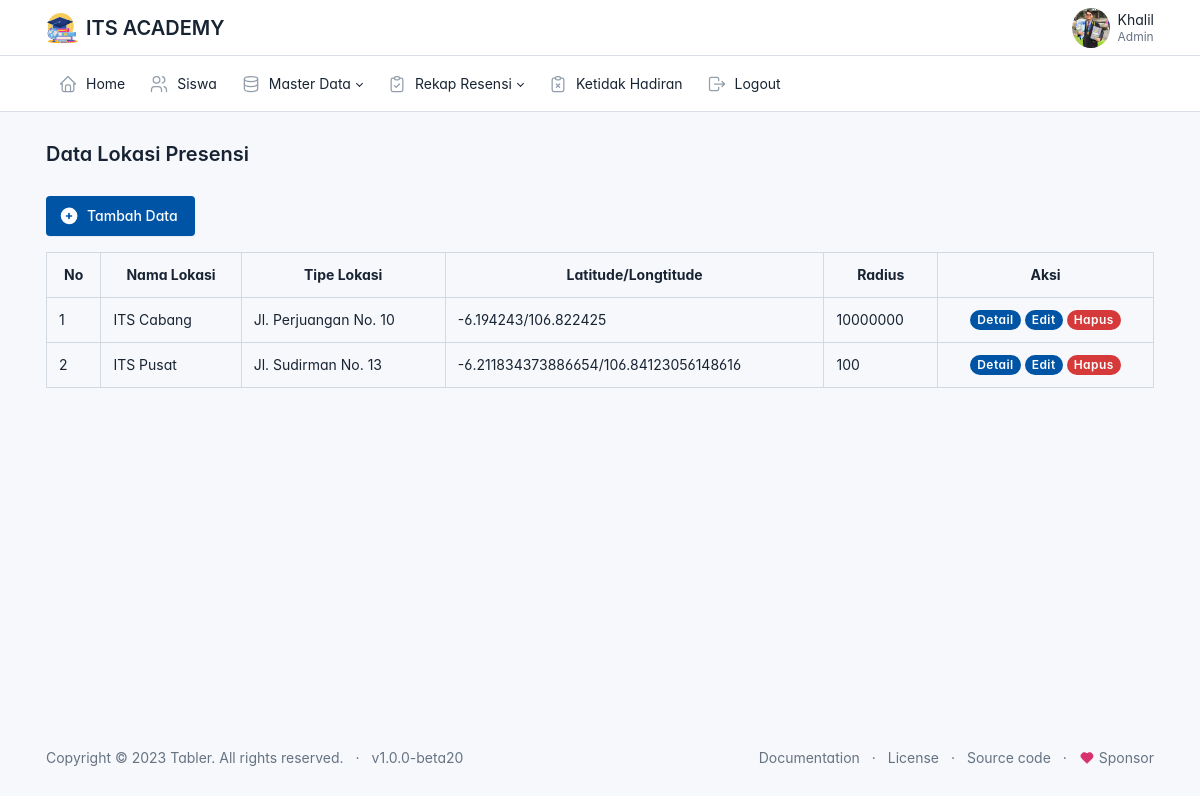
The page /admin/data_lokasi_presensi/lokasi_presensi.php (signed in) on the database its author committed.
### tables this page shows
CREATE TABLE `user` (
  `id` int(11) NOT NULL,
  `id_pegawai` int(11) NOT NULL,
  `username` varchar(225) NOT NULL,
  `password` varchar(225) NOT NULL,
  `status` varchar(20) NOT NULL,
  `role` varchar(20) NOT NULL
);

CREATE TABLE `siswa` (
  `id` int(11) NOT NULL,
  `nisn` varchar(50) NOT NULL,
  `nama` varchar(225) NOT NULL,
  `jenis_kelamin` varchar(10) NOT NULL,
  `alamat` varchar(225) NOT NULL,
  `no_handphone` varchar(20) NOT NULL,
  `kelas` varchar(50) NOT NULL,
  `lokasi_presensi` varchar(50) NOT NULL,
  `foto` varchar(225) NOT NULL
);

CREATE TABLE `lokasi_presensi` (
  `id` int(11) NOT NULL,
  `nama_lokasi` varchar(225) NOT NULL,
  `alamat_lokasi` varchar(225) NOT NULL,
  `tipe_lokasi` varchar(225) NOT NULL,
  `latitude` varchar(50) NOT NULL,
  `longtitude` varchar(50) NOT NULL,
  `radius` int(11) NOT NULL,
  `zona_waktu` varchar(4) NOT NULL,
  `jam_masuk` time NOT NULL,
  `jam_pulang` time NOT NULL
);

### siswa/config.php (called while the page is built, shortened)
<?php
function base_url($url = null)
{
    $base_url = 'http://localhost/presensi';
    if($url != null){
        return $base_url . '/'.$url;
    }else{
        return $base_url;
    }
}
?>

### admin/data_lokasi_presensi/lokasi_presensi.php (the view, shortened to what this page needs)
<?php
$judul = "Data Lokasi Presensi";
include ('../layout/header.php');
require_once('../../siswa/config.php');
$result = mysqli_query($connection,"SELECT * FROM lokasi_presensi ORDER BY id DESC");
?>
<div class="page-body">
    <div class="container-xl">
        <a href="<?=base_url('admin/data_lokasi_presensi/tambah.php')?>" class="btn btn-primary">Tambah Data</a>
        <table class="table table-bordered mt-3">
            <tr class="text-center">
                <th>No</th>
                <th>Nama Lokasi</th>
                <th>Tipe Lokasi</th>
                <th>Latitude/Longtitude</th>
                <th>Radius</th>
                <th>Aksi</th>
            </tr>
            <?php if(mysqli_num_rows($result) === 0)  { ?>
            <tr>
                <td colspan="6">Data Kosong, silahkan tambahkan data baru</td>
            </tr>
            <?php } else {?>
            <?php $no = 1;
                while($lokasi = mysqli_fetch_array($result)) : ?>
            <tr>
                <td><?= $no++ ?></td>
                <td><?= $lokasi['nama_lokasi'] ?></td>
                <td><?= $lokasi['alamat_lokasi'] ?></td>
                <td><?= $lokasi['latitude'] . '/' . $lokasi['longtitude'] ?></td>
                <td><?= $lokasi['radius'] ?></td>
                <td class="text-center">
                    <a href="<?= base_url('admin/data_lokasi_presensi/detail.php?id='.$lokasi['id'])?>"
                        class="badge badge-pill bg-primary">Detail</a>
                    <a href="<?= base_url('admin/data_lokasi_presensi/edit.php?id='.$lokasi['id'])?>"
                        class="badge badge-pill bg-primary">Edit</a>
                    <a href="<?= base_url('admin/data_lokasi_presensi/hapus.php?id='.$lokasi['id'])?>"
                        class="badge badge-pill bg-danger tombol-hapus">Hapus</a>
                </td>
            </tr>
            <?php endwhile; ?>
            <?php } ?>
        </table>
    </div>
</div>
<?php include('../layout/footer.php') ?>

### admin/layout/header.php (shortened to what this page needs)
<?php
global $judul;
require_once('../../siswa/config.php')
?>
<!doctype html>
<html lang="en">
<head>
    <link href="<?php echo base_url('asset/css/tabler.min.css?1692870487') ?>" rel="stylesheet" />
    <link href="<?php echo base_url('asset/css/tabler-vendors.min.css?1692870487')?>" rel="stylesheet" />
    <link href="<?php echo base_url('asset/css/demo.min.css?1692870487') ?>" rel="stylesheet" />
</head>
<body>
    <div class="page">
        <header class="navbar navbar-expand-md d-print-none">
            <div class="container-xl">
                <h1 class="navbar-brand navbar-brand-autodark d-none-navbar-horizontal pe-0 pe-md-3">
                    <a href=".">
                        <img src="<?php echo base_url('asset/img/ITS.svg')?>" width="110" height="32" alt="Tabler"
                            class="navbar-brand-image">
                    </a>
                    <span class="w-110 h-32 ">ITS ACADEMY</span>
                </h1>
                <div class="navbar-nav flex-row order-md-last">
                    <?php
                    $id = $_SESSION['id'];
                    $result = mysqli_query($connection,"SELECT user.id_pegawai,user.username,user.status,user.role, siswa. * FROM user JOIN siswa ON user.id_pegawai = siswa.id where siswa.id=$id");
                     ?>
                    <?php while($siswa = mysqli_fetch_array($result)) : ?>
                    <div class="nav-item dropdown">
                        <a href="#" class="nav-link d-flex lh-1 text-reset p-0" data-bs-toggle="dropdown"
                            aria-label="Open user menu">
                            <img class="avatar-sm" style="border-radius: 100%; width: 38px; "
                                src="<?= base_url('asset/img/foto_siswa/' .$siswa['foto']) ?> ">
                            <div class="d-none d-xl-block ps-2">
                                <div><?= $_SESSION['nama'] ?></div>
                                <div class="mt-1 small text-secondary"><?= $_SESSION['kelas']; ?></div>
                            </div>
                        </a>
                    </div>
                    <?php endwhile; ?>
                </div>
            </div>
        </header>
        <header class="navbar-expand-md">
            <div class="collapse navbar-collapse" id="navbar-menu">
                <div class="navbar">
                    <div class="container-xl">
                        <ul class="navbar-nav">
                            <li class="nav-item ">
                                <a class="nav-link" href="<?=base_url('admin/home/home.php')?>">
                                    <span class="nav-link-icon d-md-none d-lg-inline-block">
                                    </span>
                                    <span class="nav-link-title">
                                        Home
                                    </span>
                                </a>
                            </li>
                            <li class="nav-item ">
                                <a class="nav-link" href="<?=base_url('admin/data_siswa/siswa.php')?>">
                                    <span class="nav-link-icon d-md-none d-lg-inline-block">
                                    </span>
                                    <span class="nav-link-title">
                                        Siswa
                                    </span>
                                </a>
                            </li>
                            <li class="nav-item dropdown">
                                <a class="nav-link dropdown-toggle" href="#navbar-base" data-bs-toggle="dropdown"
                                    data-bs-auto-close="outside" role="button" aria-expanded="false">
                                    <span class="nav-link-icon d-md-none d-lg-inline-block">
                                    </span>
                                    <span class="nav-link-title">
                                        Master Data
                                    </span>
                                </a>
                            </li>
                            <li class="nav-item dropdown">
                                <a class="nav-link dropdown-toggle" href="#navbar-base" data-bs-toggle="dropdown"
                                    data-bs-auto-close="outside" role="button" aria-expanded="false">
                                    <span class="nav-link-icon d-md-none d-lg-inline-block">
                                    </span>
                                    <span class="nav-link-title">
                                        Rekap Resensi
                                    </span>
                                </a>
                            </li>
                            <li class="nav-item">
                                <a class="nav-link"
                                    href="<?=base_url('admin/data_ketidakhadiran/ketidakhadiran.php')?>">
                                    <span class="nav-link-icon d-md-none d-lg-inline-block">
                                    </span>
                                    <span class="nav-link-title">
                                        Ketidak Hadiran
                                    </span>
                                </a>
                            </li>
                            <li class="nav-item">
                                <a class="nav-link" href="<?= base_url('auth/logout.php') ?>">
                                    <span class="nav-link-icon d-md-none d-lg-inline-block">
                                    </span>
                                    <span class="nav-link-title">
                                        Logout
                                    </span>
                                </a>
                            </li>
                        </ul>
                    </div>
                </div>
            </div>
        </header>
        <div class="page-wrapper">
            <div class="page-header d-print-none">
                <div class="container-xl">
                    <div class="row g-2 align-items-center">
                        <div class="col">
                            <h2 class="page-title">
                                <?=$judul?>
                            </h2>
                        </div>
                    </div>
                </div>
            </div>

### admin/layout/header.php (style rules this page uses)
:root { --tblr-font-sans-serif: 'Inter Var', -apple-system, BlinkMacSystemFont, San Francisco, Segoe UI, Roboto, Helvetica Neue, sans-serif; }
body { font-feature-settings: "cv03", "cv04", "cv11"; }

### rows shown on the page
user: id_pegawai.foto (picture)
lokasi_presensi: nama_lokasi "ITS Cabang", alamat_lokasi "Jl. Perjuangan No. 10", latitude "-6.194243", longtitude "106.822425", radius "10000000"
lokasi_presensi: nama_lokasi "ITS Pusat", alamat_lokasi "Jl. Sudirman No. 13", latitude "-6.211834373886654", longtitude "106.84123056148616", radius "100"

### other values the page prints
$judul "Data Lokasi Presensi"
